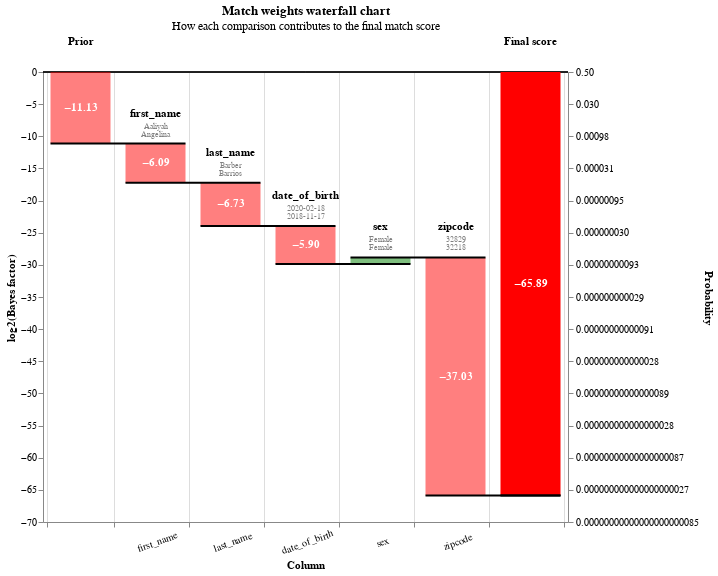

Notebook code for this chart:
### Markdown cell above
## View a waterfall chart of some predictions

It's somewhat disturbing that a non-matching zipcode has such a negative impact on the overall score of a link, much more than a non-matching first name, last name, or date of birth, which should be more predictive of a match or non-match.

### Questions

1. What could be causing zipcode to have such a large impact? Is it an artifact of the distributions of each column within the data? Or is it due to the hyperparameters I chose for my comparisons?

1. Is this imbalance between zipcode and other fields a bad thing, or is it fine?

1. Is there a way to tell Splink (or the FS algorithm in general) to pay more attention to certain fields than others?

### Code cell
records_to_view  = df_predictions.as_record_dict(limit=50)
linker.waterfall_chart(records_to_view, filter_nulls=False)

### Figure 1 — Vega-Lite specification as saved in the notebook (floating-point values rounded to 4 significant figures; data arrays with more than 128 entries replaced by an {"elided": "..."} marker saying what was removed)
{"$schema": "https://vega.github.io/schema/vega-lite/v5.2.0.json", "height": 450, "resolve": {"axis": {"y": "independent"}}, "width": {"step": 75}, "data": {"values": {"elided": "350 records"}}, "config": {"view": {"continuousWidth": 400, "continuousHeight": 300}}, "params": [{"name": "record_number", "value": 0, "bind": {"input": "range", "min": 0, "max": 49, "step": 1}, "description": "Filter by the interation number"}], "title": {"text": "Match weights waterfall chart", "subtitle": "How each comparison contributes to the final match score"}, "transform": [{"filter": "(datum.record_number == record_number)"}, {"window": [{"op": "sum", "field": "log2_bayes_factor", "as": "sum"}, {"op": "lead", "field": "column_name", "as": "lead"}], "frame": [null, 0]}, {"calculate": "datum.column_name === \"Final score\" ? datum.sum - datum.log2_bayes_factor : datum.sum", "as": "sum"}, {"calculate": "datum.lead === null ? datum.column_name : datum.lead", "as": "lead"}, {"calculate": "datum.column_name === \"Final score\" || datum.column_name === \"Prior match weight\" ? 0 : datum.sum - datum.log2_bayes_factor", "as": "previous_sum"}, {"calculate": "datum.sum > datum.previous_sum ? datum.column_name : \"\"", "as": "top_label"}, {"calculate": "datum.sum < datum.previous_sum ? datum.column_name : \"\"", "as": "bottom_label"}, {"calculate": "datum.sum > datum.previous_sum ? datum.sum : datum.previous_sum", "as": "sum_top"}, {"calculate": "datum.sum < datum.previous_sum ? datum.sum : datum.previous_sum", "as": "sum_bottom"}, {"calculate": "(datum.sum + datum.previous_sum) / 2", "as": "center"}, {"calculate": "(datum.log2_bayes_factor > 0 ? \"+\" : \"\") + datum.log2_bayes_factor", "as": "text_log2_bayes_factor"}, {"calculate": "datum.sum < datum.previous_sum ? 4 : -4", "as": "dy"}, {"calculate": "datum.sum < datum.previous_sum ? \"top\" : \"bottom\"", "as": "baseline"}, {"calculate": "1. / (1 + pow(2, -1.*datum.sum))", "as": "prob"}, {"calculate": "0*datum.sum", "as": "zero"}], "layer": [{"layer": [{"mark": "rule", "encoding": {"y": {"field": "zero", "type": "quantitative"}, "size": {"value": 0.5}, "color": {"value": "black"}}}, {"mark": {"type": "bar", "width": 60}, "encoding": {"color": {"condition": {"value": "red", "test": "(datum.log2_bayes_factor < 0)"}, "value": "green"}, "opacity": {"condition": {"value": 1, "test": "datum.column_name == 'Prior match weight' || datum.column_name == 'Final score'"}, "value": 0.5}, "tooltip": [{"type": "nominal", "field": "column_name", "title": "Comparison column"}, {"type": "nominal", "field": "value_l", "title": "Value (L)"}, {"type": "nominal", "field": "value_r", "title": "Value (R)"}, {"type": "ordinal", "field": "label_for_charts", "title": "Label"}, {"type": "nominal", "field": "sql_condition", "title": "SQL condition"}, {"type": "nominal", "field": "comparison_vector_value", "title": "Comparison vector value"}, {"type": "quantitative", "field": "bayes_factor", "title": "Bayes factor = m/u", "format": ",.4f"}, {"type": "quantitative", "field": "log2_bayes_factor", "title": "Match weight = log2(m/u)", "format": ",.4f"}, {"type": "quantitative", "field": "prob", "format": ".4f", "title": "Adjusted match score"}, {"type": "nominal", "field": "bayes_factor_description", "title": "Match weight description"}], "x": {"type": "nominal", "axis": {"labelExpr": "datum.value == 'Prior' || datum.value == 'Final score' ? '' : datum.value", "labelAngle": -20, "labelAlign": "center", "labelPadding": 10, "title": "Column", "grid": true, "tickBand": "extent"}, "field": "column_name", "sort": {"field": "bar_sort_order", "order": "ascending"}}, "y": {"type": "quantitative", "axis": {"grid": false, "orient": "left", "title": "log2(Bayes factor)"}, "field": "previous_sum"}, "y2": {"field": "sum"}}}, {"mark": {"type": "text", "fontWeight": "bold"}, "encoding": {"color": {"value": "white"}, "text": {"condition": {"type": "nominal", "field": "log2_bayes_factor", "format": ".2f", "test": "abs(datum.log2_bayes_factor) > 1"}, "value": ""}, "x": {"type": "nominal", "axis": {"labelAngle": 0, "title": "Column"}, "field": "column_name", "sort": {"field": "bar_sort_order", "order": "ascending"}}, "y": {"type": "quantitative", "axis": {"orient": "left"}, "field": "center"}}}, {"mark": {"type": "text", "baseline": "bottom", "dy": -25, "fontWeight": "bold"}, "encoding": {"color": {"value": "black"}, "text": {"type": "nominal", "field": "column_name"}, "x": {"type": "nominal", "axis": {"labelAngle": 0, "title": "Column"}, "field": "column_name", "sort": {"field": "bar_sort_order", "order": "ascending"}}, "y": {"type": "quantitative", "field": "sum_top"}}}, {"mark": {"type": "text", "baseline": "bottom", "fontSize": 8, "dy": -13}, "encoding": {"color": {"value": "grey"}, "text": {"type": "nominal", "field": "value_l"}, "x": {"type": "nominal", "axis": {"labelAngle": 0, "title": "Column"}, "field": "column_name", "sort": {"field": "bar_sort_order", "order": "ascending"}}, "y": {"type": "quantitative", "field": "sum_top"}}}, {"mark": {"type": "text", "baseline": "bottom", "fontSize": 8, "dy": -5}, "encoding": {"color": {"value": "grey"}, "text": {"type": "nominal", "field": "value_r"}, "x": {"type": "nominal", "axis": {"labelAngle": 0, "title": "Column"}, "field": "column_name", "sort": {"field": "bar_sort_order", "order": "ascending"}}, "y": {"type": "quantitative", "field": "sum_top"}}}]}, {"mark": {"type": "rule", "color": "black", "strokeWidth": 2, "x2Offset": 30, "xOffset": -30}, "encoding": {"x": {"type": "nominal", "axis": {"labelAngle": 0, "title": "Column"}, "field": "column_name", "sort": {"field": "bar_sort_order", "order": "ascending"}}, "x2": {"field": "lead"}, "y": {"type": "quantitative", "axis": {"labelExpr": "format(1 / (1 + pow(2, -1*datum.value)), '.2r')", "orient": "right", "title": "Probability"}, "field": "sum", "scale": {"zero": false}}}}]}
